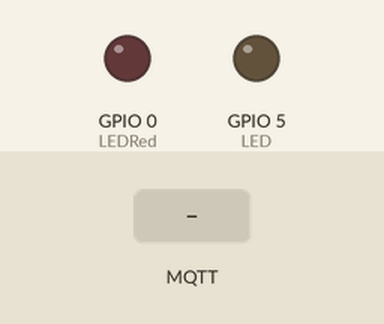
Recording of a sketch running on a simulated ESP8266 (NodeMCU). On the bench: output pins drawn as LEDs (lit = HIGH). The test bench sets the inputs (shaded band). WiFi joins after 1.5 s; servers stay silent unless stated; no MQTT or app messages arrive unless stated; what the sketch prints to the serial monitor is not drawn.

Above: at 2.7 s.
2.8 s: MQTT message "1" arrives on the first subscribed topic
At 4.2 s:
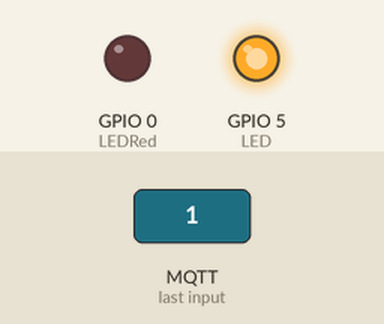
5.0 s: MQTT message "3" arrives on the first subscribed topic
At 6.7 s:
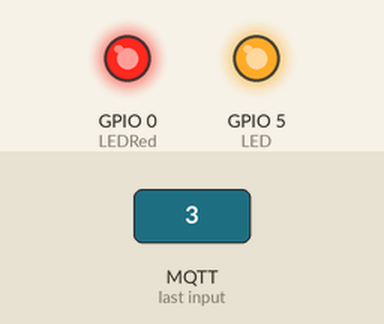
7.0 s: MQTT message "2" arrives on the first subscribed topic
At 8.5 s:
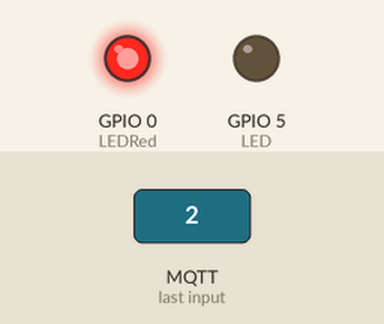
9.0 s: MQTT message "4" arrives on the first subscribed topic
At 10.0 s:
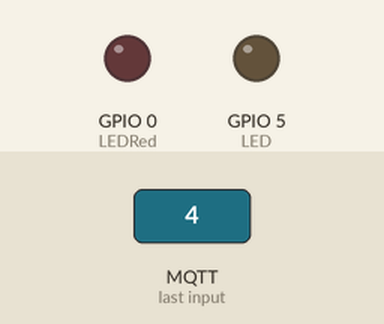
Timing chart, 0 to 12.0 s (numbered marks = the images above; inputs shaded):
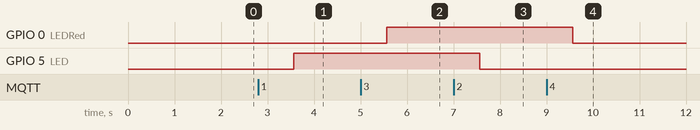

The sketch:

IOT7.ino
```cpp
#include <ESP8266WiFi.h>
#include <PubSubClient.h>

// led related
#define LED 5
#define BUTTON 4
#define LEDRed 0

// light sensor
//#define Light_sensor
// wifi/MQTT parameters
//#define WLAN_SSID "dan"
//#define WLAN_PASS "supersecretpassword"
#define WLAN_SSID "ForTheHorde"
#define WLAN_PASS "panda1111"
#define BROKER_IP "192.168.86.39"

WiFiClient client;
PubSubClient mqttclient(client);

int b;
void callback (char* topic, byte* payload, unsigned int length) {
//  Serial.println(topic);
//  Serial.write(payload, length);
//  Serial.println(length);
    char payloadString[1];
    payloadString[0] = (char)payload[0];
    Serial.println(payloadString[0]);

    int b = payloadString[0] - '0';
      if( b == 1 )
      {
        digitalWrite(LED,HIGH);
      }
      else if ( b == 2)
      {
        digitalWrite(LED,LOW);
      }

      if( b == 3 )
      {
        digitalWrite(LEDRed,HIGH);
      }
      else if ( b == 4 )
      {
        digitalWrite(LEDRed,LOW);
      }
//      Serial.println( digitalRead(BUTTON));
}

void setup() {
  // put your setup code here, to run once:
  Serial.begin(9600);

  // setup led
  pinMode(LED,OUTPUT);
  pinMode(LEDRed,OUTPUT);

  pinMode(BUTTON,INPUT);

  //connect to wifi
  WiFi.mode(WIFI_STA);
  WiFi.begin(WLAN_SSID, WLAN_PASS);
  while (WiFi.status() != WL_CONNECTED) {
    delay(500);
    Serial.print(F("."));
  }

  Serial.println(F("WiFi connected"));
  Serial.println(F("IP address: "));
  Serial.println(WiFi.localIP());

  // connect to mqtt server
  mqttclient.setServer(BROKER_IP, 1883);
  mqttclient.setCallback(callback);
  connect();
}

void loop() {
  // put your main code here, to run repeatedly:
  if (!mqttclient.connected()) {
    connect();
  }

    delay(1000);
//    Serial.println(digitalRead(LEDRed));
//    digitalWrite(LEDRed,HIGH);
//    ### light sensor ###
//    int Light_sensor = analogRead(A0);
//    char sNum[4];
//    itoa(Light_sensor, sNum, 10);
//
//    Serial.println(sNum);
//    mqttclient.publish("/sLight", sNum, false);

//    ### messaging ###
//  if (digitalRead(BUTTON) == 1) {
//    digitalWrite(LED,HIGH);
//    mqttclient.publish("/test1", "button is pressed", true);
//  }
//  else{
//  }

//  ### Button ###
//  else if ( digitalRead(BUTTON) == 0)
//  {
//    delay(5000);
//    digitalWrite(LED,LOW);
//  }

  mqttclient.loop();
}

void connect() {
  while (WiFi.status() != WL_CONNECTED) {
      Serial.println(F("Wifi issue"));
      delay(3000);
  }
  Serial.print(F("Connecting to MQTT server..."));
  while(!mqttclient.connected()) {
    if(mqttclient.connect(WiFi.macAddress().c_str())) {
      Serial.println(F("MQTT server Connected!"));

      mqttclient.subscribe("/test3");
    }
    else
    {
      Serial.print(F("MQTT server connection failed re-"));
      Serial.print(mqttclient.state());
      Serial.println("try again in 10 second");

      delay(20000);
    }
  }
}
```

Measured:
- after the input at 2.8 s, GPIO 5 (LED): LOW → HIGH after 0.76 s
- after the input at 5.0 s, GPIO 0 (LEDRed): LOW → HIGH after 0.56 s
- after the input at 7.0 s, GPIO 5 (LED): HIGH → LOW after 0.56 s
- after the input at 9.0 s, GPIO 0 (LEDRed): HIGH → LOW after 0.56 s
